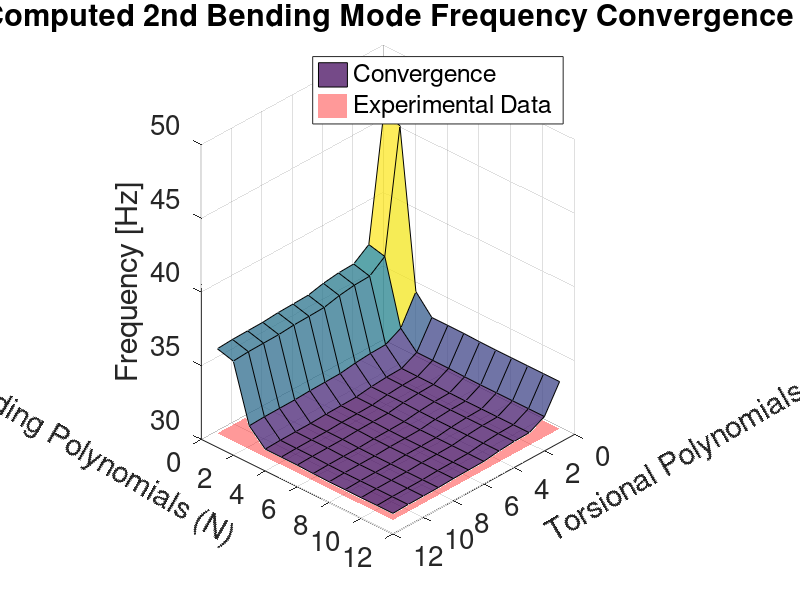
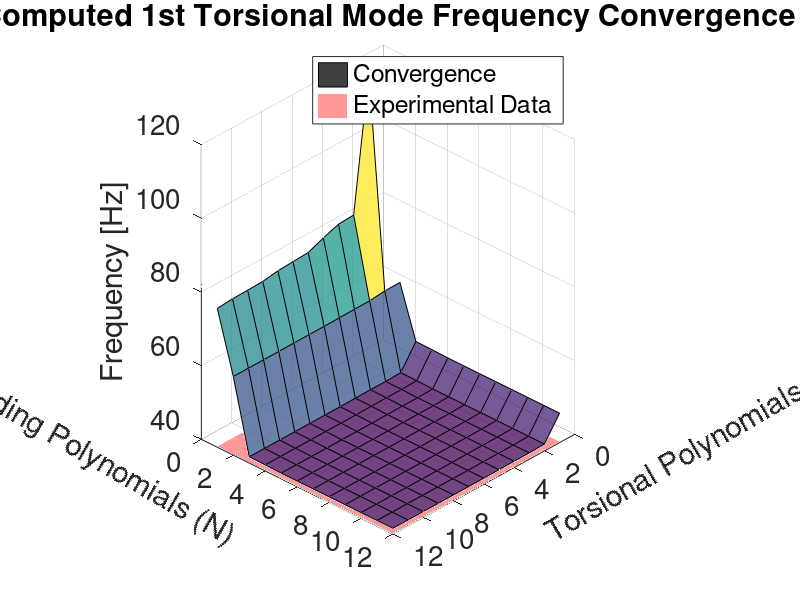

Here is the MATLAB script that generated these plots, in order:
clc
clear
close all

%%
% wing parameters
mw = 1.5818 ;                   % mass of the wing
c = 0.2032 ;                    % chord length 
b = c/2 ;                       % half chord
L = 1.2192 ;                    % length of the wing
EA = 0.437*c ;                  % position of elastic axis
IA = 0.454*c ;                  % position of inertial axis
x_b = IA-EA ;                   % 
EI = 404.76 ;                   % flexural rigidity of wing (Nm^2)
GJ = 199.076 ;                  % torsional rigidity of wing (Nm^2/rad)
mbar = mw/L ;                   % mass per unit length of wing (kg/m)
Iwing = 4.349e-3/L ;            % wing pitch moment of inertia (kg m^2/m)
rho = mbar/(pi*b*b*32.6) ;      

% parameters for wing store 4 
ms = 0.636*mw ;                    % store 4 mass, kg
xs = 0.625 ;                       % position of store ahead of Elastic Axis, m
Is = 1.91*Iwing*L ;                % pitch inertia of store about centre , kg m^2
x = xs*b ;

%% senstivity analysis

Ls_test = 0.234043 * L; 
y_L_int = 0:0.01:1; % Integration vector for trapz

% experimental data 
f1B_exp = 6.41;  
f2B_exp = 30.95; 
f1T_exp = 40.24; 

% N and M from 1 to 8
N_values = 1:12;
M_values = 1:12;

% store results 
freq_results_1 = zeros(length(N_values), length(M_values));
freq_results_2 = zeros(length(N_values), length(M_values));
freq_results_3 = zeros(length(N_values), length(M_values));

% nested loops evaluate every combination 
for n_idx = 1:length(N_values)
    for m_idx = 1:length(M_values)
        N_test = N_values(n_idx);
        M_test = M_values(m_idx);
        
        Del = zeros(N_test,N_test); Dels = zeros(N_test,N_test); B = zeros(N_test,N_test);
        D = zeros(M_test,M_test); D_s = zeros(M_test,M_test); T = zeros(M_test,M_test);
        C = zeros(N_test,M_test); C_s = zeros(N_test,M_test);
        
        for i=1:N_test
            psi_i = (y_L_int).^(i+1); 
            psi_i_store = (Ls_test/L).^(i+1); 
            psi_i_double = ((i*(i+1))/L^2).*((y_L_int).^(i-1)); 
            for j=1:N_test
                psi_j = (y_L_int).^(j+1); 
                psi_j_store = (Ls_test/L).^(j+1); 
                psi_j_double = ((j*(j+1))/L^2).*((y_L_int).^(j-1)); 
                
                Del(i,j) = L*trapz(y_L_int, psi_i.*psi_j); 
                Dels(i,j) = psi_i_store.*psi_j_store; 
                B(i,j) = L*trapz(y_L_int, psi_i_double.*psi_j_double); 
            end
        end
        
        for i=1:M_test
            phi_i = (y_L_int).^i; 
            phi_i_store = (Ls_test/L).^i; 
            phi_i_single = (i/L).*((y_L_int).^(i-1)); 
            for j=1:M_test
                phi_j = (y_L_int).^j; 
                phi_j_store = (Ls_test/L).^j; 
                phi_j_single = (j/L).*((y_L_int).^(j-1)); 
                
                D(i,j) = L*trapz(y_L_int, phi_i.*phi_j); 
                D_s(i,j) = phi_i_store.*phi_j_store; 
                T(i,j) = L*trapz(y_L_int, phi_i_single.*phi_j_single); 
            end
        end
        
        for i=1:N_test
            psi_i = (y_L_int).^(i+1); 
            psi_i_store = (Ls_test/L).^(i+1); 
            for j=1:M_test
                phi_j = (y_L_int).^j; 
                phi_j_store = (Ls_test/L).^j; 
                
                C(i,j) = L*trapz(y_L_int, psi_i.*phi_j);
                C_s(i,j) = psi_i_store.*phi_j_store;
            end
        end
        
        Mwing_test = [mbar*Del, -mbar*x_b*C; -mbar*x_b*(C'), Iwing*D];
        Mstore_test = [ms*Dels, ms*x*C_s; ms*x*(C_s'), Is*D_s];
        Mt_test = Mwing_test + Mstore_test;
        K_test = [EI*B, zeros(N_test,M_test); zeros(M_test,N_test), GJ*T];
        
        [~, Lambda_test] = eig(K_test, Mt_test);
        f_hz = real(sqrt(diag(Lambda_test))) / (2*pi); % Keep real part for stability
        f_sorted = sort(f_hz); 
        
        f_padded = [f_sorted; NaN(max(0, 3 - length(f_sorted)), 1)];
        
        freq_results_1(n_idx, m_idx) = f_padded(1);
        freq_results_2(n_idx, m_idx) = f_padded(2);
        freq_results_3(n_idx, m_idx) = f_padded(3);
    end
end

%% plots
[M_grid, N_grid] = meshgrid(M_values, N_values);

% second mode 
figure('Name', 'N and M Convergence vs Experimental Data', 'Position', [100, 100, 1400, 450]);
surf(M_grid, N_grid, freq_results_2, 'FaceAlpha', 0.75); 
hold on;
% Plot Experimental Plane
surf(M_grid, N_grid, f2B_exp*ones(size(freq_results_2)), 'FaceColor', 'r', 'FaceAlpha', 0.4, 'EdgeColor', 'none');
title('Computed 2nd Bending Mode Frequency Convergence', 'FontSize', 20);
xlabel('Torsional Polynomials (M)', 'FontSize', 15, 'Rotation', 30); 
ylabel('Bending Polynomials (N)', 'FontSize', 15, 'Rotation', -30); 
zlabel('Frequency [Hz]', 'FontSize', 15);
view([133.5 25.0]);
legend('Convergence', 'Experimental Data', 'fontsize', 15)
set(gca, 'FontSize', 20);
grid on;

% third mode 
figure('Name', 'N and M Convergence vs Experimental Data', 'Position', [100, 100, 1400, 450]);
surf(M_grid, N_grid, freq_results_3, 'FaceAlpha', 0.75); 
hold on;
% Plot Experimental Plane
surf(M_grid, N_grid, f1T_exp*ones(size(freq_results_3)), 'FaceColor', 'r', 'FaceAlpha', 0.4, 'EdgeColor', 'none');
title('Computed 1st Torsional Mode Frequency Convergence', 'FontSize', 20);
xlabel('Torsional Polynomials (M)', 'FontSize', 25, 'Rotation', 30); 
ylabel('Bending Polynomials (N)', 'FontSize', 25, 'Rotation', -30); 
zlabel('Frequency [Hz]', 'FontSize', 25);
view([133.5 25.0]);
legend('Convergence', 'Experimental Data', 'fontsize', 15)
set(gca, 'FontSize', 20);
grid on;
